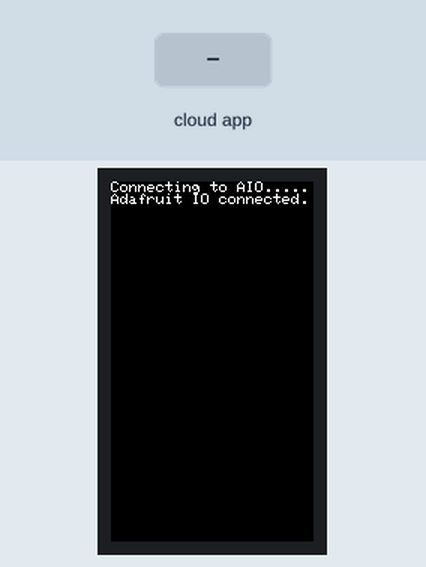
This sketch was run on a simulated ESP32. Parts: 240×135 colour display. The test bench sets the inputs (shaded band).

Above: at 1.7 s.
At 3.8 s:
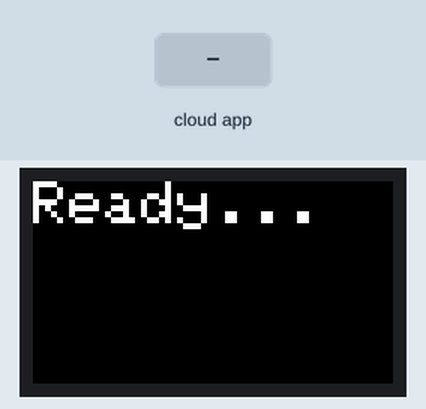
3.9 s: the phone or cloud app sets Counter to 0
At 4.4 s:
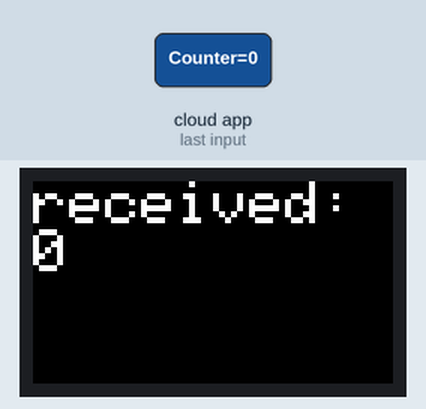
5.4 s: the phone or cloud app sets Counter to 1
At 6.0 s:
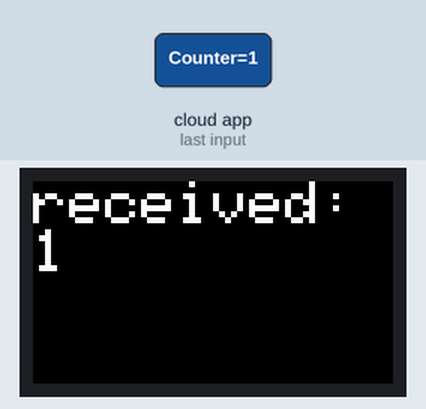
Timing chart, 0 to 8.4 s (numbered marks = the images above; inputs shaded):
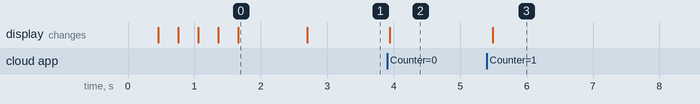

Measured:
- after the input at 3.9 s, the display: changes at once (image 2)
- after the input at 5.4 s, the display: changes after 0.09 s (image 3)
- what the display in image 0 shows lasts 1.0 s, from 1.7 s to 2.7 s

The sketch:

M5StickCPlus_SubscribeAIO.ino
```cpp
//===================================================================
// File:   M5StickCPlus_PublishAIO.ino
//
// Author: J.Hathway 2024
//
// Description: Sketch receives data from AdafruitIO and prints
//              it to LCD screen.
//
// Dependencies:- M5StickCPlus Library 0.1.0 (M5Stack)
//              - Adafruit IO Arduino Library 4.2.9 (Adafruit)
//===================================================================

#include <AdafruitIO_WiFi.h>
#include <M5StickCPlus.h>

//==========================================
//******************************************
// ***CHANGE THESE VARIABLES***
// WiFi details
const char* network = "UoE-Device";
const char* password = "12345678";

// Adafriut IO details
const char* aioUsername = "Username";
const char* aioKey = "aio_xxxxxxxxxxxxxxxxxxxxxxxxxxxx";
const char* aioFeed = "Counter";

bool buzzer = false;  // buzz when received?
//******************************************
//==========================================

void handleMessage(AdafruitIO_Data* data);

AdafruitIO_WiFi io(aioUsername, aioKey, network, password);
AdafruitIO_Feed* feed = io.feed(aioFeed);

unsigned long postingInterval = 3000;
unsigned long lastRequest = millis();

//=======================================================
// SETUP
void setup() {
  M5.begin();
  M5.Lcd.print("Connecting to AIO");

  // Connect to io.adafruit.com
  io.connect();

  // Wait for connection
  while (io.status() < AIO_CONNECTED) {
    M5.Lcd.print(".");
    delay(300);
  }

  // Set up message handler for feed
  feed->onMessage(handleMessage);
  feed->get();

  M5.Lcd.println();
  M5.Lcd.println(io.statusText());
  delay(1000);

  // Font settings
  M5.Lcd.setTextSize(4);
  M5.Lcd.fillScreen(BLACK);
  M5.Lcd.setCursor(0, 0);
  M5.Lcd.setRotation(1);
  M5.Lcd.print("Ready...");
}

//=======================================================
// LOOP
void loop() {
  // io.run(); is required for all sketches.
  // it should always be present at the top of your loop
  // function. it keeps the client connected to
  // io.adafruit.com, and processes any incoming data.
  io.run();
}

//=======================================================
// MESSAGE HANDLER
// This function is executed when a message is received
void handleMessage(AdafruitIO_Data* data) {
  M5.Lcd.fillScreen(BLACK);
  M5.Lcd.setCursor(0, 0);
  M5.Lcd.println("received:");
  M5.Lcd.println(data->value());

  // Buzz?
  if (buzzer) {
    M5.Beep.tone(1000);
    delay(250);
    M5.Beep.mute();
  }
}
```
